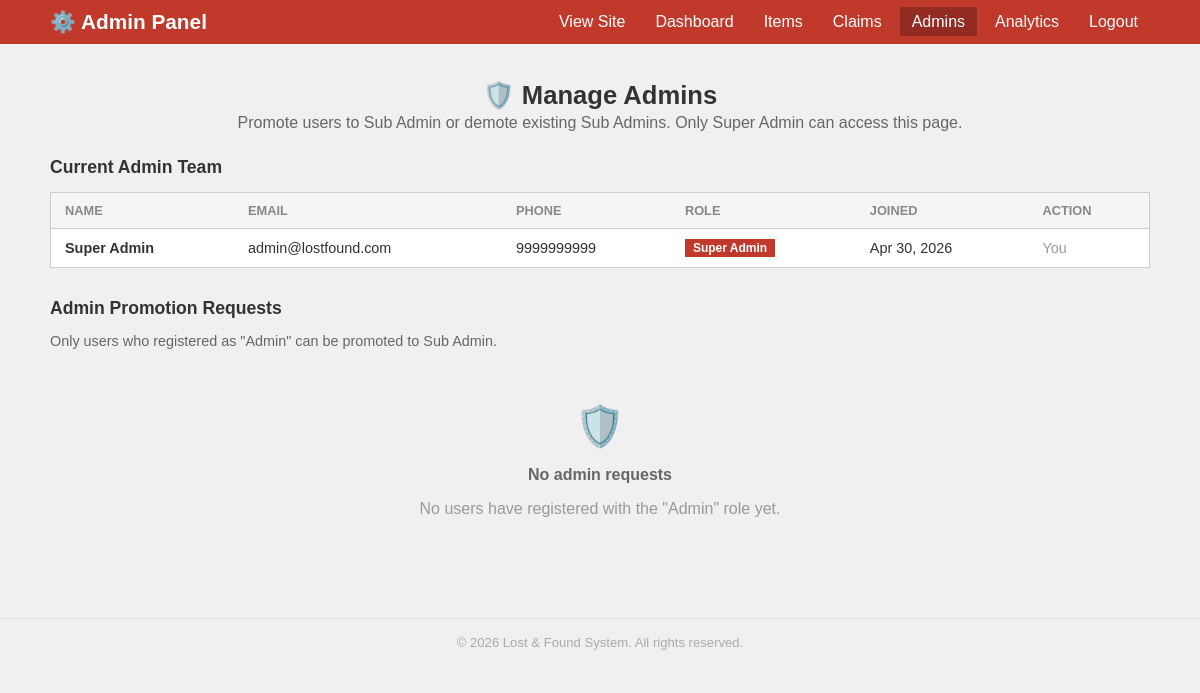
The page /manage_admins.php (signed in) on the database its author committed.
### tables this page shows
CREATE TABLE users (
    id            INT          AUTO_INCREMENT PRIMARY KEY,
    full_name     VARCHAR(100) NOT NULL,
    email         VARCHAR(150) NOT NULL UNIQUE,
    phone         VARCHAR(20)  NOT NULL,
    password      VARCHAR(255) NOT NULL,
    user_type     ENUM('student', 'faculty', 'admin_request') NOT NULL DEFAULT 'student',
    role          ENUM('user', 'sub_admin', 'super_admin') DEFAULT 'user',
    is_verified   TINYINT(1)   DEFAULT 0,
    otp           VARCHAR(6)   NULL,
    otp_expiry    DATETIME     NULL,
    created_at    TIMESTAMP    DEFAULT CURRENT_TIMESTAMP
);

### manage_admins.php (the view, shortened to what this page needs)
<?php
require_once 'db.php';
$admins = $conn->query("SELECT * FROM users WHERE role IN ('super_admin', 'sub_admin') ORDER BY role DESC, created_at ASC");
$users  = $conn->query("SELECT * FROM users WHERE role = 'user' AND user_type = 'admin_request' AND is_verified = 1 ORDER BY full_name ASC");
$q = $conn->query("SELECT COUNT(*) as c FROM items WHERE status='pending'");
include 'components/header.php';
include 'components/admin_navbar.php';
?>
<div class="container">
    <div class="page-header">
        <h1>🛡️ Manage Admins</h1>
        <p>Promote users to Sub Admin or demote existing Sub Admins. Only Super Admin can access this page.</p>
    </div>
    <h2 style="font-size:1.1rem;margin-bottom:14px;">Current Admin Team</h2>
    <div class="admin-table-wrap" style="margin-bottom:30px;">
        <table class="admin-table">
            <thead>
                <tr>
                    <th>Name</th>
                    <th>Email</th>
                    <th>Phone</th>
                    <th>Role</th>
                    <th>Joined</th>
                    <th>Action</th>
                </tr>
            </thead>
            <tbody>
                <?php while ($a = $admins->fetch_assoc()): ?>
                    <tr>
                        <td><strong><?php echo htmlspecialchars($a['full_name']); ?></strong></td>
                        <td><?php echo htmlspecialchars($a['email']); ?></td>
                        <td><?php echo htmlspecialchars($a['phone']); ?></td>
                        <td>
                            <?php if ($a['role'] == 'super_admin'): ?>
                                <span class="badge badge-super">Super Admin</span>
                            <?php else: ?>
                                <span class="badge badge-admin">Sub Admin</span>
                            <?php endif; ?>
                        </td>
                        <td><?php echo date('M d, Y', strtotime($a['created_at'])); ?></td>
                        <td>
                            <?php if ($a['id'] == $_SESSION['user_id']): ?>
                                <span style="color:#999;">You</span>
                            <?php elseif ($a['role'] == 'sub_admin'): ?>
                                <a href="manage_admins.php?action=demote&uid=<?php echo $a['id']; ?>" class="btn-reject" onclick="return confirm('Demote this admin?');">⬇️ Demote</a>
                            <?php else: ?>
                                <span style="color:#999;">—</span>
                            <?php endif; ?>
                        </td>
                    </tr>
                <?php endwhile; ?>
            </tbody>
        </table>
    </div>
    <h2 style="font-size:1.1rem;margin-bottom:10px;">Admin Promotion Requests</h2>
    <p style="color:#666;font-size:0.9rem;margin-bottom:14px;">Only users who registered as "Admin" can be promoted to Sub Admin.</p>
    <?php if ($users->num_rows > 0): ?>
        <div class="admin-table-wrap">
            <table class="admin-table">
                <thead>
                    <tr>
                        <th>Name</th>
                        <th>Email</th>
                        <th>Phone</th>
                        <th>Joined</th>
                        <th>Action</th>
                    </tr>
                </thead>
                <tbody>
                    <?php while ($u = $users->fetch_assoc()): ?>
                        <tr>
                            <td><?php echo htmlspecialchars($u['full_name']); ?></td>
                            <td><?php echo htmlspecialchars($u['email']); ?></td>
                            <td><?php echo htmlspecialchars($u['phone']); ?></td>
                            <td><?php echo date('M d, Y', strtotime($u['created_at'])); ?></td>
                            <td><a href="manage_admins.php?action=promote&uid=<?php echo $u['id']; ?>" class="btn-promote" onclick="return confirm('Promote this user to Sub Admin?');">⬆️ Promote</a></td>
                        </tr>
                    <?php endwhile; ?>
                </tbody>
            </table>
        </div>
    <?php else: ?>
        <div class="empty-state">
            <div class="empty-icon">🛡️</div>
            <h3>No admin requests</h3>
            <p>No users have registered with the "Admin" role yet.</p>
        </div>
    <?php endif; ?>
</div>
<?php include 'components/footer.php'; ?>

### style.css (style rules this page uses)
body { font-family: Arial, sans-serif; background: #f0f0f0; margin: 0; padding: 0; color: #333; }
.container { max-width: 1100px; margin: 0 auto; padding: 20px; }
.page-header { padding: 16px 0 10px; text-align: center; }
.page-header h1 { font-size: 1.6rem; margin: 0 0 4px 0; }
.page-header p { color: #666; margin: 0; }
.badge { display: inline-block; padding: 2px 8px; font-size: 0.75rem; font-weight: bold; }
.badge-super { background: #c0392b; color: #fff; }
.admin-table-wrap { background: #fff; border: 1px solid #ccc; overflow-x: auto; }
.admin-table { width: 100%; border-collapse: collapse; }
.admin-table th { padding: 10px 14px; text-align: left; font-size: 0.8rem; color: #888; text-transform: uppercase; border-bottom: 1px solid #ccc; background: #f5f5f5; }
.admin-table td { padding: 10px 14px; font-size: 0.9rem; border-bottom: 1px solid #eee; vertical-align: middle; }
.admin-table tbody tr:last-child td { border-bottom: none; }
.empty-state { text-align: center; padding: 40px 20px; color: #999; }
.empty-state .empty-icon { font-size: 2.5rem; margin-bottom: 12px; }
.empty-state h3 { font-size: 1rem; color: #666; margin-bottom: 6px; }

### rows shown on the page
users: full_name "Super Admin", email "admin@lostfound.com", phone "9999999999", role "Super Admin", created_at "Apr 30, 2026", shows "You"
